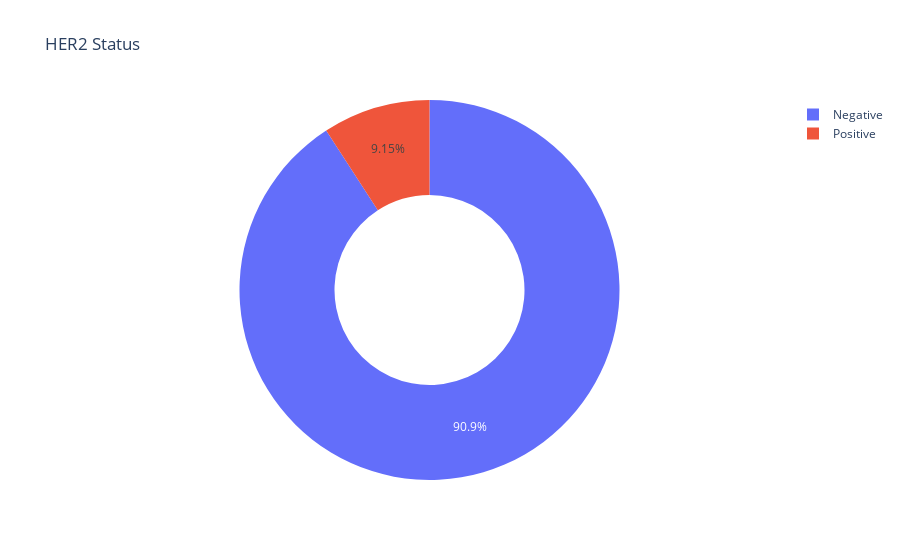

The cell this chart's notebook holds for it:
### Code cell
histology = df['HER2 status'].value_counts()
transactions = histology.index
quantity = histology.values

figure = px.pie(df,
                values=quantity,
                names=transactions, hole=0.5,
                title="HER2 Status")
figure.show()

### Figure 1 — Plotly figure (JSON) as saved in the notebook; plotly's stock layout.template omitted (floating-point values rounded to 4 significant figures)
{"data": [{"domain": {"x": [0, 1], "y": [0, 1]}, "hole": 0.5, "hovertemplate": "label=%{label}<br>value=%{value}<extra></extra>", "labels": ["Negative", "Positive"], "legendgroup": "", "name": "", "showlegend": true, "type": "pie", "values": [288, 29]}], "layout": {"legend": {"tracegroupgap": 0}, "title": {"text": "HER2 Status"}}}
